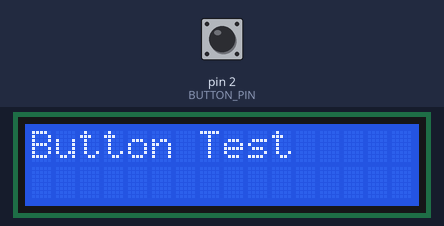
Recording of a sketch running on a simulated Arduino Uno, built with avr-gcc and run on an emulated ATmega328P. Parts: 16×2 character LCD. Inputs (shaded band) come from the test bench; at power-on: pin 2 (BUTTON_PIN) HIGH.

Above: at 0.1 s.
At 1.4 s:
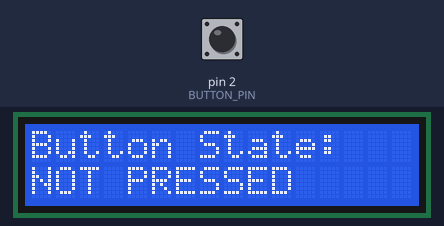
1.5 s: pin 2 (BUTTON_PIN) pulled LOW for 0.15 s
At 1.67 s:
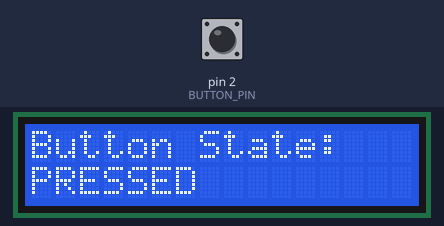
3.2 s: pin 2 (BUTTON_PIN) pulled LOW for 3.2 s
Timing chart, 0 to 6.2 s (numbered marks = the images above; inputs shaded):
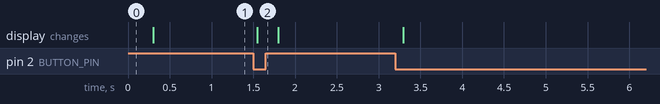

Measured:
- after the input at 1.5 s, the display: changes after 0.05 s (image 2)

The sketch:

button_test.ino
```cpp
#include <Wire.h>
#include <LiquidCrystal_I2C.h>

#define BUTTON_PIN 2

LiquidCrystal_I2C lcd(0x3F, 16, 2);

byte customPlayer[] = {
  B01110,
  B01010,
  B01110,
  B10100,
  B01110,
  B00101,
  B01010,
  B10001
};

void setup() {
  pinMode(BUTTON_PIN, INPUT_PULLUP);
  lcd.init();
  lcd.backlight();
  lcd.setCursor(0, 0);
  lcd.print("Button Test");
  delay(200);
  lcd.clear();
}

void loop() {
  int buttonState = digitalRead(BUTTON_PIN);

  lcd.setCursor(0, 0);
  lcd.print("Button State:");

  lcd.setCursor(0, 1);
  if (buttonState == LOW) {
    lcd.print("PRESSED     ");
  } else {
    lcd.print("NOT PRESSED ");
  }

  delay(100); // Update every 100 ms
}
```
